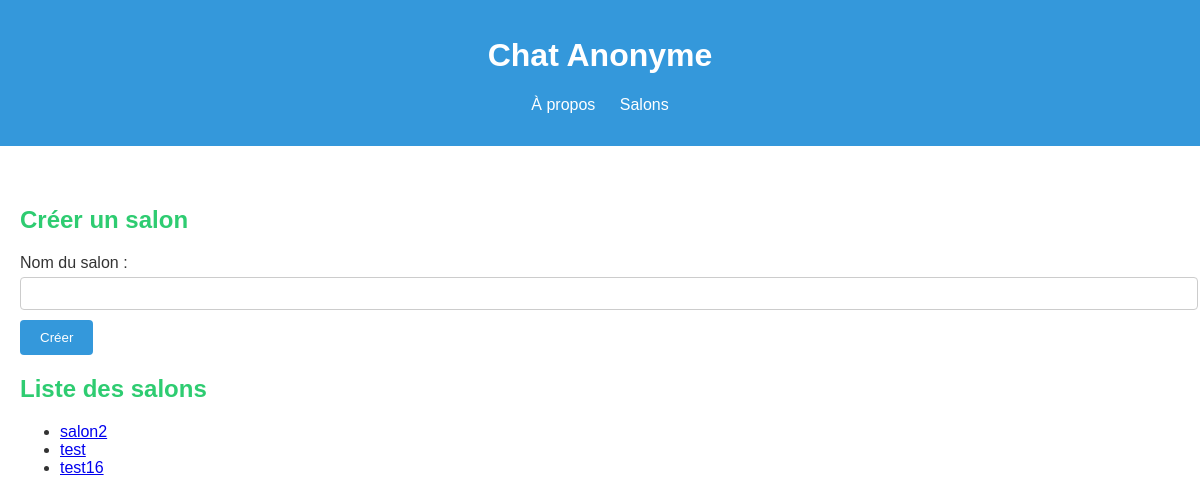
The page / on the database its author committed.
### tables this page shows
CREATE TABLE `rooms` (
  `id` int(10) UNSIGNED NOT NULL,
  `name` varchar(63) NOT NULL
);

### src/controllers/RoomController.php (called while the page is built, shortened)
<?php
class RoomController{
        private $roomRepository;
        public function __construct(){
            $this->roomRepository = new RoomRepository();
        }
        public function display(){
            $rooms = $this->roomRepository->getRooms();
            require_once "src/views/layout.phtml";
        }
}

### index.php (called while the page is built, shortened)
<?php
spl_autoload_register(function($className) {
    $path = str_replace('\\', '/', $className);
    $path = str_replace('App', 'src', $path);
    $filename = $path . '.php';
});
$url = isset($_GET['page']) ? $_GET['page'] : 'home';
$action = isset($_GET['action']) ? $_GET['action'] : null;
$router = new Router($url, $action);
$controllerInstance = $router->getController();
$actionMethod = $router->getAction();
$controllerInstance->$actionMethod();

### src/services/database.php (called while the page is built, shortened)
<?php
function getConnection(): \PDO{
    try {
        return new \PDO(
            'mysql:host=' . DB_HOST . ';port=' . DB_PORT . ';dbname=' . DB_NAME,
            DB_USERNAME,
            DB_PASSWORD,
            [\PDO::ATTR_ERRMODE => \PDO::ERRMODE_EXCEPTION]
        );
    } catch (\PDOException $e) {
        echo "Erreur de connexion à la base de données : " . $e->getMessage();
        exit();
    }
}

### src/repositories/AbstractRepository.php (called while the page is built, shortened)
<?php
require_once 'src/services/database.php';
abstract class AbstractRepository{
    public function __construct(){
        $this->db = \App\services\getConnection();
    }
}

### src/repositories/RoomRepository.php (called while the page is built, shortened)
<?php
class RoomRepository extends AbstractRepository{
    public function getRooms(): array{
        $roomRepository = $this->db->query("SELECT * FROM rooms");
        return $roomRepository->fetchAll(PDO::FETCH_ASSOC);
    }
}

### src/views/room/add_room.phtml (the view)
<h2>Créer un salon</h2>
<form action="index.php?page=room&action=create" method="POST">
  <label for="room_name">Nom du salon :</label>
  <input type="text" id="room_name" name="room_name" required />
  <button type="submit">Créer</button>
</form>
<h2>Liste des salons</h2>
<ul>
  <?php foreach ($rooms as $room): ?>
    <li><a href="index.php?page=message&room_id=<?= $room['id'] ?>"><?= $room['name'] ?></a></li>
  <?php endforeach; ?>
</ul>

### src/public/css/app.css (style rules this page uses)
body { font-family: Arial, sans-serif; margin: 0; padding: 0; color: #333; }
main h2 { color: #2ecc71; }
main form { margin-top: 20px; }
main form label { display: block; margin-bottom: 5px; }
main form textarea, main form input[type=text] { width: 100%; padding: 8px; margin-bottom: 10px; border: 1px solid #ccc; border-radius: 4px; }
main form button { background-color: #3498db; color: white; border: none; padding: 10px 20px; cursor: pointer; border-radius: 4px; }

### rows shown on the page
rooms: name "salon2"
rooms: name "test"
rooms: name "test16"
